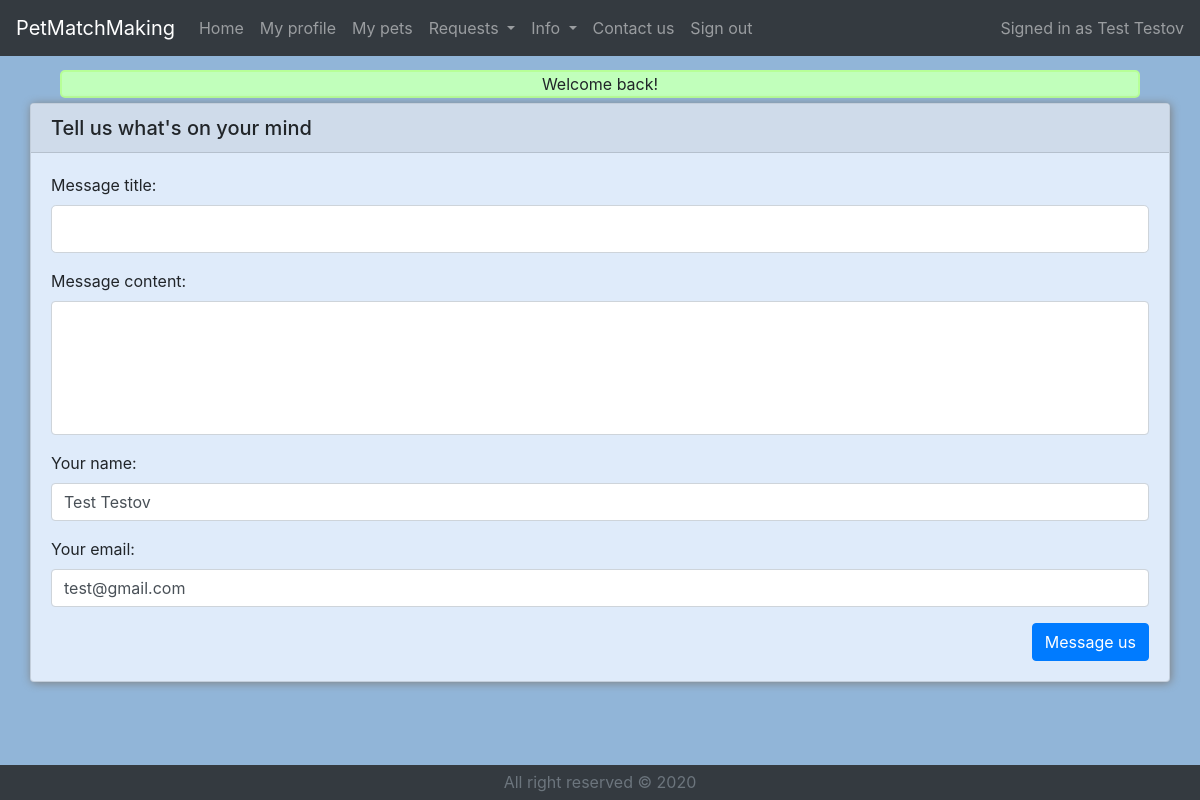
The page /main.php?contactUs (signed in) on the database its author committed.
### tables this page shows
CREATE TABLE `users` (
  `userID` int(11) NOT NULL,
  `userEmail` varchar(64) NOT NULL,
  `userPassword` varchar(64) NOT NULL,
  `userFName` varchar(64) NOT NULL,
  `userLName` varchar(64) NOT NULL,
  `userPhone` varchar(64) NOT NULL,
  `userBirthday` date NOT NULL,
  `userAbout` text NOT NULL,
  `userRegisterTime` datetime NOT NULL,
  `userStatus` varchar(64) NOT NULL
);

### classes/dbClass.php (called while the page is built, shortened)
<?php
require_once "User.php";
class dbClass
{
    private $host;
    private $db;
    private $charset;
    private $user;
    private $pass;
    private $opt = array(
        PDO::ATTR_ERRMODE => PDO::ERRMODE_EXCEPTION,
        PDO::ATTR_DEFAULT_FETCH_MODE => PDO::FETCH_ASSOC
    );
    private $connection;
    public function __construct(string $host = "localhost", string $db = "petmatchdb", string $charset = "utf8", string $user = "root", string $pass = "")
    {
        $this->host = $host;
        $this->db = $db;
        $this->charset = $charset;
        $this->user = $user;
        $this->pass = $pass;
    }
    public function connect()
    {
        $dsn = "mysql:host=$this->host;dbname=$this->db;charset=$this->charset";
        $this->connection = new PDO($dsn, $this->user, $this->pass, $this->opt);
    }
    public function disconnect(){
        $this->connection = null;
    }
    public function getObjectsGeneral($table_name, $condition, $objectToFetch){
        $objArray = Array();
        $sql="SELECT * FROM `".$table_name."`".$condition;
        $result = $this->connection->query($sql);
        while ($row = $result->fetchObject($objectToFetch)){
            $objArray[] = $row;
        }
        return $objArray;
    }
    function xmlToString($htmlStr)
    {
        $xmlStr=str_replace('&lt;','<',$htmlStr);
        $xmlStr=str_replace('&gt;','>',$xmlStr);
        $xmlStr=str_replace('&quot;','"',$xmlStr);
        $xmlStr=str_replace("&#39;","'",$xmlStr);
        $xmlStr=str_replace('&amp;',"&",$xmlStr);
        return $xmlStr;
    }
}

### classes/User.php (called while the page is built, shortened)
<?php
require_once "dbClass.php";
class User
{
    private $userEmail;
    private $userFName;
    private $userLName;
    public function getUserFName()
    {
        $db = new dbClass();
        return $db->xmlToString($this->userFName);
    }
    public function getUserLName()
    {
        $db = new dbClass();
        return $db->xmlToString($this->userLName);
    }
    public function getUserEmail()
    {
        return $this->userEmail;
    }
}

### classes/dbClassUserFunctions.php (called while the page is built, shortened)
<?php
require_once "dbClass.php";
class dbClassUserFunctions
{
    public function getUserByID($ID){
        $db = new dbClass();
        $uArr = $db->getObjectsGeneral("users", " WHERE `userID`='".$ID."'", "User");
        $u = null;
        if ($uArr != null)
            $u = $uArr[0];
        return $u;
    }
}

### headerUser.php (the view, shortened to what this page needs)
<header>
    <div class="fixed-top">
        <nav class="navbar navbar-expand-lg navbar-dark bg-dark">
            <div class="navbar-brand" href="#">PetMatchMaking</div>
            <div class="collapse navbar-collapse" id="navbarNavDropdown">
                <ul class="navbar-nav mr-auto">
                    <li class="nav-item">
                        <a class="nav-link" href="main.php">Home</a>
                    </li>
                    <li class="nav-item">
                        <a class="nav-link" href="?myProfile">My profile</a>
                    </li>
                    <li class="nav-item">
                        <a class="nav-link" href="?myPets">My pets</a>
                    </li>
                    <li class="nav-item dropdown">
                        <a class="nav-link dropdown-toggle" href="#" id="navbarDropdownMenuLink" data-toggle="dropdown" aria-haspopup="true" aria-expanded="false">
                            Requests
                        </a>
                    </li>
                    <li class="nav-item dropdown">
                        <a class="nav-link dropdown-toggle" href="#" id="navbarDropdownMenuLink" data-toggle="dropdown" aria-haspopup="true" aria-expanded="false">
                            Info
                        </a>
                    </li>
                    <?php
                    require_once "classes/dbClass.php";
                    require_once "classes/User.php";
                    $db = new dbClass();
                    $signedInUser = $db->getObjectsGeneral("users", "WHERE `userID`='".$_SESSION['user']."'", "User")[0];
                    ?>
                    <li class="nav-item">
                        <a class="nav-link" href="?contactUs">Contact us</a>
                    </li>
                    <li class="nav-item">
                        <a class="nav-link" href="?signOut">Sign out</a>
                    </li>
                </ul>
                <span class="navbar-text">
                  <?php
                  if (isset($_SESSION['user']))
                      echo "Signed in as ".$signedInUser->getUserFName()." ".$signedInUser->getUserLName();
                  else
                      echo "Not signed in";
                  ?>
                </span>
            </div>
        </nav>
    </div>
</header>

### contactus.php (shortened to what this page needs)
<?php
require_once "classes/dbClass.php";
require_once "classes/User.php";
require_once "classes/dbClassUserFunctions.php";
$name = "";
$email = "";
if (isset($_SESSION['user'])){
    $dbu = new dbClassUserFunctions();
    $user = $dbu->getUserByID($_SESSION['user']);
    $name = $user->getUserFName()." ".$user->getUserLName();
    $email = $user->getUserEmail();
}
?>
<div class="d-flex justify-content-center">
    <div class="card">
        <h5 class="card-header">Tell us what's on your mind</h5>
        <div class="card-body">
    <form action="contactus.php" method="post" enctype="multipart/form-data">
        <div class="form-group">
            <div class="form-row">
                <div class="col">
                    <label>Message title:</label>
                </div>
            </div>
            <div class="form-row">
                <div class="col">
                    <input type="text" class="form-control form-control-lg" name="title" pattern="[A-Za-z0-9 -']{2,30}" title="Only letters and numbers, at least 2" required="required">
                </div>
            </div>
        </div>
        <div class="form-group">
            <div class="form-row">
                <div class="col">
                    <label>Message content:</label>
                </div>
            </div>
            <div class="form-row">
                <div class="col">
                    <textarea rows="5" cols="50" type="text" class="form-control" name="message" required="required"></textarea>
                </div>
            </div>
        </div>
        <div class="form-group">
            <div class="form-row">
                <div class="col">
                    <label>Your name:</label>
                </div>
            </div>
            <div class="form-row">
                <div class="col">
                    <input type="text" class="form-control" placeholder="Your name" name="name" pattern="[A-Za-z \- ']{2,50}" title="Only letters, at least 2" required="required" value="<?php echo $name?>">
                </div>
            </div>
        </div>
        <div class="form-group">
            <div class="form-row">
                <div class="col">
                    <label>Your email:</label>
                </div>
            </div>
            <div class="form-row">
                <div class="col">
                    <input type="text" class="form-control" placeholder="Your email address" name="email" pattern="[a-z0-9._%+-]+@[a-z0-9.-]+\.[a-z]{2,9}$" required="required" value="<?php echo $email?>">
                </div>
            </div>
        </div>
        <button type="submit" class="btn btn-primary float-right" name="contact_form_sent">Message us</button>
    </form>
</div>
    </div>
</div>

### styles/myCss.css (style rules this page uses)
html { position: relative; min-height: 100%; }
body { background-color: #91B5D8; margin-bottom: 35px; padding-top: 70px; }
.card { width: 95%; background-color: #dfebfa; margin: 5px; box-shadow: 1px 1px 10px grey; }
.card-header { background-color: #cfdbea; }
textarea { resize: none; }

### rows shown on the page
users: userFName "Test", userLName "Testov", name "Test Testov", email "test@gmail.com"

### other values the page prints
$_SESSION['userMessage'] "Welcome back!"
